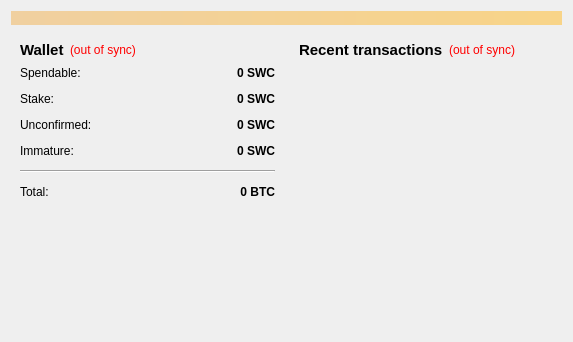
<?xml version="1.0" encoding="UTF-8"?>
<ui version="4.0">
 <class>OverviewPage</class>
 <widget class="QWidget" name="OverviewPage">
  <property name="geometry">
   <rect>
    <x>0</x>
    <y>0</y>
    <width>573</width>
    <height>342</height>
   </rect>
  </property>
  <property name="windowTitle">
   <string>Form</string>
  </property>
  <layout class="QVBoxLayout" name="topLayout">
   <item>
    <widget class="QLabel" name="labelAlerts">
     <property name="visible">
      <bool>false</bool>
     </property>
     <property name="styleSheet">
      <string notr="true">background-color: qlineargradient(x1: 0, y1: 0, x2: 1, y2: 0, stop:0 #F0D0A0, stop:1 #F8D488);  color:#000000
</string>
     </property>
     <property name="wordWrap">
      <bool>true</bool>
     </property>
     <property name="margin">
      <number>3</number>
     </property>
    </widget>
   </item>
   <item>
    <layout class="QHBoxLayout" name="horizontalLayout" stretch="1,1">
     <item>
      <layout class="QVBoxLayout" name="verticalLayout_2">
       <item>
        <widget class="QWidget" name="widget" native="true">
         <layout class="QVBoxLayout" name="verticalLayout_4">
          <item>
           <layout class="QHBoxLayout" name="horizontalLayout_4">
            <item>
             <widget class="QLabel" name="label_5">
              <property name="font">
               <font>
                <pointsize>11</pointsize>
                <weight>75</weight>
                <bold>true</bold>
               </font>
              </property>
              <property name="text">
               <string>Wallet</string>
              </property>
             </widget>
            </item>
            <item>
             <widget class="QLabel" name="labelWalletStatus">
              <property name="toolTip">
               <string>The displayed information may be out of date. Your wallet automatically synchronizes with the SWISSCOIN network after a connection is established, but this process has not completed yet.</string>
              </property>
              <property name="styleSheet">
               <string notr="true">QLabel { color: red; }</string>
              </property>
              <property name="text">
               <string notr="true">(out of sync)</string>
              </property>
              <property name="alignment">
               <set>Qt::AlignLeading|Qt::AlignLeft|Qt::AlignVCenter</set>
              </property>
             </widget>
            </item>
            <item>
             <spacer name="horizontalSpacer_2">
              <property name="orientation">
               <enum>Qt::Horizontal</enum>
              </property>
              <property name="sizeHint" stdset="0">
               <size>
                <width>40</width>
                <height>20</height>
               </size>
              </property>
             </spacer>
            </item>
           </layout>
          </item>
          <item>
           <layout class="QFormLayout" name="formLayout_2">
            <property name="fieldGrowthPolicy">
             <enum>QFormLayout::AllNonFixedFieldsGrow</enum>
            </property>
            <property name="horizontalSpacing">
             <number>12</number>
            </property>
            <property name="verticalSpacing">
             <number>12</number>
            </property>
            <item row="0" column="0">
             <widget class="QLabel" name="label">
              <property name="text">
               <string>Spendable:</string>
              </property>
             </widget>
            </item>
            <item row="0" column="1">
             <widget class="QLabel" name="labelBalance">
              <property name="font">
               <font>
                <weight>75</weight>
                <bold>true</bold>
               </font>
              </property>
              <property name="cursor">
               <cursorShape>IBeamCursor</cursorShape>
              </property>
              <property name="toolTip">
               <string>Your current spendable balance</string>
              </property>
              <property name="text">
               <string notr="true">0 SWC</string>
              </property>
              <property name="alignment">
               <set>Qt::AlignRight|Qt::AlignTrailing|Qt::AlignVCenter</set>
              </property>
              <property name="textInteractionFlags">
               <set>Qt::LinksAccessibleByMouse|Qt::TextSelectableByKeyboard|Qt::TextSelectableByMouse</set>
              </property>
             </widget>
            </item>
            <item row="1" column="0">
             <widget class="QLabel" name="label_6">
              <property name="text">
               <string>Stake:</string>
              </property>
             </widget>
            </item>
            <item row="1" column="1">
             <widget class="QLabel" name="labelStake">
              <property name="font">
               <font>
                <weight>75</weight>
                <bold>true</bold>
               </font>
              </property>
              <property name="cursor">
               <cursorShape>IBeamCursor</cursorShape>
              </property>
              <property name="toolTip">
               <string>Total of coins that was staked, and do not yet count toward the current balance</string>
              </property>
              <property name="text">
               <string notr="true">0 SWC</string>
              </property>
              <property name="alignment">
               <set>Qt::AlignRight|Qt::AlignTrailing|Qt::AlignVCenter</set>
              </property>
              <property name="textInteractionFlags">
               <set>Qt::LinksAccessibleByMouse|Qt::TextSelectableByKeyboard|Qt::TextSelectableByMouse</set>
              </property>
             </widget>
            </item>
            <item row="2" column="0">
             <widget class="QLabel" name="label_3">
              <property name="text">
               <string>Unconfirmed:</string>
              </property>
             </widget>
            </item>
            <item row="2" column="1">
             <widget class="QLabel" name="labelUnconfirmed">
              <property name="font">
               <font>
                <weight>75</weight>
                <bold>true</bold>
               </font>
              </property>
              <property name="cursor">
               <cursorShape>IBeamCursor</cursorShape>
              </property>
              <property name="toolTip">
               <string>Total of transactions that have yet to be confirmed, and do not yet count toward the current balance</string>
              </property>
              <property name="text">
               <string notr="true">0 SWC</string>
              </property>
              <property name="alignment">
               <set>Qt::AlignRight|Qt::AlignTrailing|Qt::AlignVCenter</set>
              </property>
              <property name="textInteractionFlags">
               <set>Qt::LinksAccessibleByMouse|Qt::TextSelectableByKeyboard|Qt::TextSelectableByMouse</set>
              </property>
             </widget>
            </item>
            <item row="3" column="0">
             <widget class="QLabel" name="labelImmatureText">
              <property name="text">
               <string>Immature:</string>
              </property>
             </widget>
            </item>
            <item row="3" column="1">
             <widget class="QLabel" name="labelImmature">
              <property name="font">
               <font>
                <weight>75</weight>
                <bold>true</bold>
               </font>
              </property>
              <property name="toolTip">
               <string>Mined balance that has not yet matured</string>
              </property>
              <property name="text">
               <string notr="true">0 SWC</string>
              </property>
              <property name="alignment">
               <set>Qt::AlignRight|Qt::AlignTrailing|Qt::AlignVCenter</set>
              </property>
              <property name="textInteractionFlags">
               <set>Qt::LinksAccessibleByMouse|Qt::TextSelectableByKeyboard|Qt::TextSelectableByMouse</set>
              </property>
             </widget>
            </item>
            <item row="4" column="0" colspan="2">
             <widget class="Line" name="line">
              <property name="orientation">
               <enum>Qt::Horizontal</enum>
              </property>
             </widget>
            </item>
            <item row="5" column="0">
             <widget class="QLabel" name="labelTotalText">
              <property name="text">
               <string>Total:</string>
              </property>
             </widget>
            </item>
            <item row="5" column="1">
             <widget class="QLabel" name="labelTotal">
              <property name="font">
               <font>
                <weight>75</weight>
                <bold>true</bold>
               </font>
              </property>
              <property name="cursor">
               <cursorShape>IBeamCursor</cursorShape>
              </property>
              <property name="toolTip">
               <string>Your current total balance</string>
              </property>
              <property name="text">
               <string notr="true">0 BTC</string>
              </property>
              <property name="alignment">
               <set>Qt::AlignRight|Qt::AlignTrailing|Qt::AlignVCenter</set>
              </property>
              <property name="textInteractionFlags">
               <set>Qt::LinksAccessibleByMouse|Qt::TextSelectableByKeyboard|Qt::TextSelectableByMouse</set>
              </property>
             </widget>
            </item>
           </layout>
          </item>
         </layout>
        </widget>
       </item>
       <item>
        <spacer name="verticalSpacer">
         <property name="orientation">
          <enum>Qt::Vertical</enum>
         </property>
         <property name="sizeHint" stdset="0">
          <size>
           <width>20</width>
           <height>40</height>
          </size>
         </property>
        </spacer>
       </item>
      </layout>
     </item>
     <item>
      <layout class="QVBoxLayout" name="verticalLayout_3">
       <item>
        <widget class="QWidget" name="widget_2" native="true">
         <layout class="QVBoxLayout" name="verticalLayout">
          <item>
           <layout class="QHBoxLayout" name="horizontalLayout_2">
            <item>
             <widget class="QLabel" name="label_4">
              <property name="font">
               <font>
                <pointsize>11</pointsize>
                <weight>75</weight>
                <bold>true</bold>
               </font>
              </property>
              <property name="text">
               <string>&lt;b&gt;Recent transactions&lt;/b&gt;</string>
              </property>
             </widget>
            </item>
            <item>
             <widget class="QLabel" name="labelTransactionsStatus">
              <property name="toolTip">
               <string>The displayed information may be out of date. Your wallet automatically synchronizes with the SWISSCOIN network after a connection is established, but this process has not completed yet.</string>
              </property>
              <property name="styleSheet">
               <string notr="true">QLabel { color: red; }</string>
              </property>
              <property name="text">
               <string notr="true">(out of sync)</string>
              </property>
              <property name="alignment">
               <set>Qt::AlignRight|Qt::AlignTrailing|Qt::AlignVCenter</set>
              </property>
             </widget>
            </item>
            <item>
             <spacer name="horizontalSpacer">
              <property name="orientation">
               <enum>Qt::Horizontal</enum>
              </property>
              <property name="sizeHint" stdset="0">
               <size>
                <width>40</width>
                <height>20</height>
               </size>
              </property>
             </spacer>
            </item>
           </layout>
          </item>
          <item>
           <widget class="QListView" name="listTransactions">
            <property name="styleSheet">
             <string notr="true">QListView { background: transparent; }</string>
            </property>
            <property name="frameShape">
             <enum>QFrame::NoFrame</enum>
            </property>
            <property name="verticalScrollBarPolicy">
             <enum>Qt::ScrollBarAlwaysOff</enum>
            </property>
            <property name="horizontalScrollBarPolicy">
             <enum>Qt::ScrollBarAlwaysOff</enum>
            </property>
            <property name="selectionMode">
             <enum>QAbstractItemView::NoSelection</enum>
            </property>
           </widget>
          </item>
         </layout>
        </widget>
       </item>
      </layout>
     </item>
    </layout>
   </item>
  </layout>
 </widget>
 <resources/>
 <connections/>
</ui>
